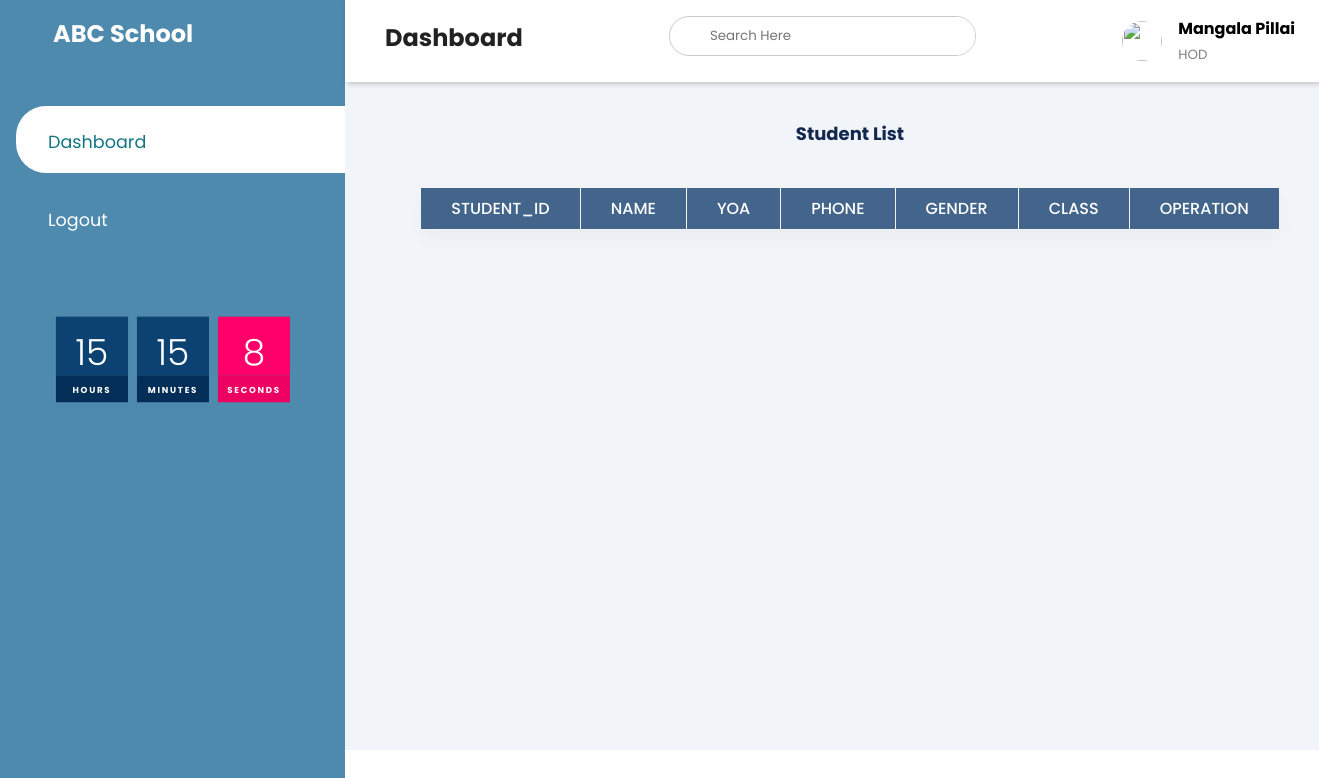
Before: /src/hodview2.php with the older database file.
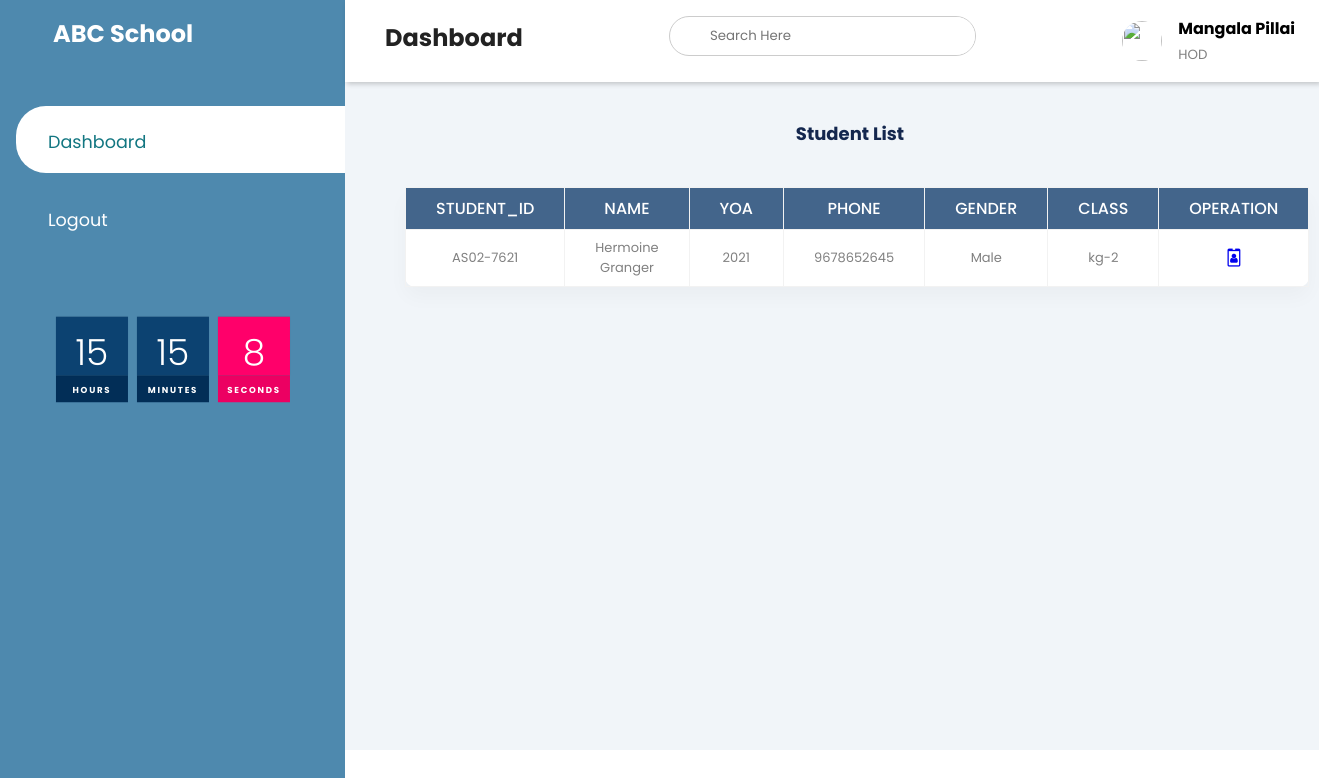
After: the same page with the newer database file.
### src/hodview2.php (the view, shortened to what this page needs)
<!DOCTYPE html>
<html>
<head>
      <?php include 'tablelinks.php';?>
      <?php include 'tablestyles.php';?>
      <link rel="stylesheet" href="https://maxst.icons8.com/vue-static/landings/line-awesome/line-awesome/1.3.0/css/line-awesome.min.css">
      <link rel="stylesheet" href="../viewstudent.css">
</head>
<body>
  <div class="sidebar">
    <div class="sidebar-brand">
      <h2><span class="lab la-accusoft"></span> ABC School</h2>
    </div>
    <div class="sidebar-menu">
      <ul>
        <li>
          <a class="active"><span class="las la-school"></span>
            <span>Dashboard</span></a>
        </li>
        <li>
          <a href="../index.php"><span class="las la-user-minus"></span>
            <span>Logout</span></a>
        </li>
        <li>
           <div id="clock">
             <div id="time">
               <div>
                 <span id="hour">00</span>
                 <span>hours</span>
               </div>
               <div>
                 <span id="minute">00</span>
                 <span>minutes</span>
               </div>
               <div>
                 <span id="second">00</span>
                 <span>seconds</span>
               </div>
             </div>
           </div>
        </li>
      </ul>
    </div>
  </div>
  <div class="main-content">
     <header>
       <h2>
         <label for="">
           <span class="las la-bars"></span>
         </label>
         Dashboard
       </h2>
       <form class="search" action="../search2.php" method="post" >
       <div class="search-wrapper">
       <input type="text" name="valueToSearch" placeholder="Search Here"required/></br>
        </div>
      </form>
       <div class="user-wrapper">
         <img src="https://img.icons8.com/pastel-glyph/64/000000/user-male--v1.png" width="40px" height="40px"/>
         <div>
           <h4>Mangala Pillai</h4>
           <small>HOD</small>
         </div>
       </div>
     </header>
     <main>
       <div class="main-div">
       <h1 class="student_list">Student List</h1>
           <table>
             <thead>
               <tr>
                 <th>student_id</th>
                 <th>name</th>
                 <th>YOA</th>
                 <th>Phone</th>
                 <th>gender</th>
                 <th>class</th>
                 <th colspan="3">operation</th>
               </tr>
               <tbody>
                 <?php
                 include 'auth.php';
                 $selectquery =" select * from `kg-2` ORDER BY name ASC";
                 $query = mysqli_query($conn,$selectquery);
                   while($res=mysqli_fetch_array($query))
                   {?>
                     <tr>
                         <td><?php echo $res['student_id']; ?></td>
                         <td><?php echo $res['name'];?> <?php echo $res['last_name'];?></td>
                         <td><?php echo $res['yoa'];?></td>
                         <td><?php echo $res['parent'];?></td>
                         <td><?php echo $res['gender'];?></td>
                         <td><?php echo $res['class'];?></td>
                         <td><a href="student2.php?id=<?php echo $res['id']; ?>"><i class="fa fa-id-badge" aria-hidden="true"></i></td>
                         </tr>
                 <?php
                   }
                 ?>
               </tbody>
             </thead>
                 </table>
       </div>
     </div>
</body>
</html>

Changed rows visible on the page:
added kg-2: student "AS02-7621", name "Hermoine", last_name "Granger", yoa "2021", parent "9678652645", gender "Male", class "kg-2"
